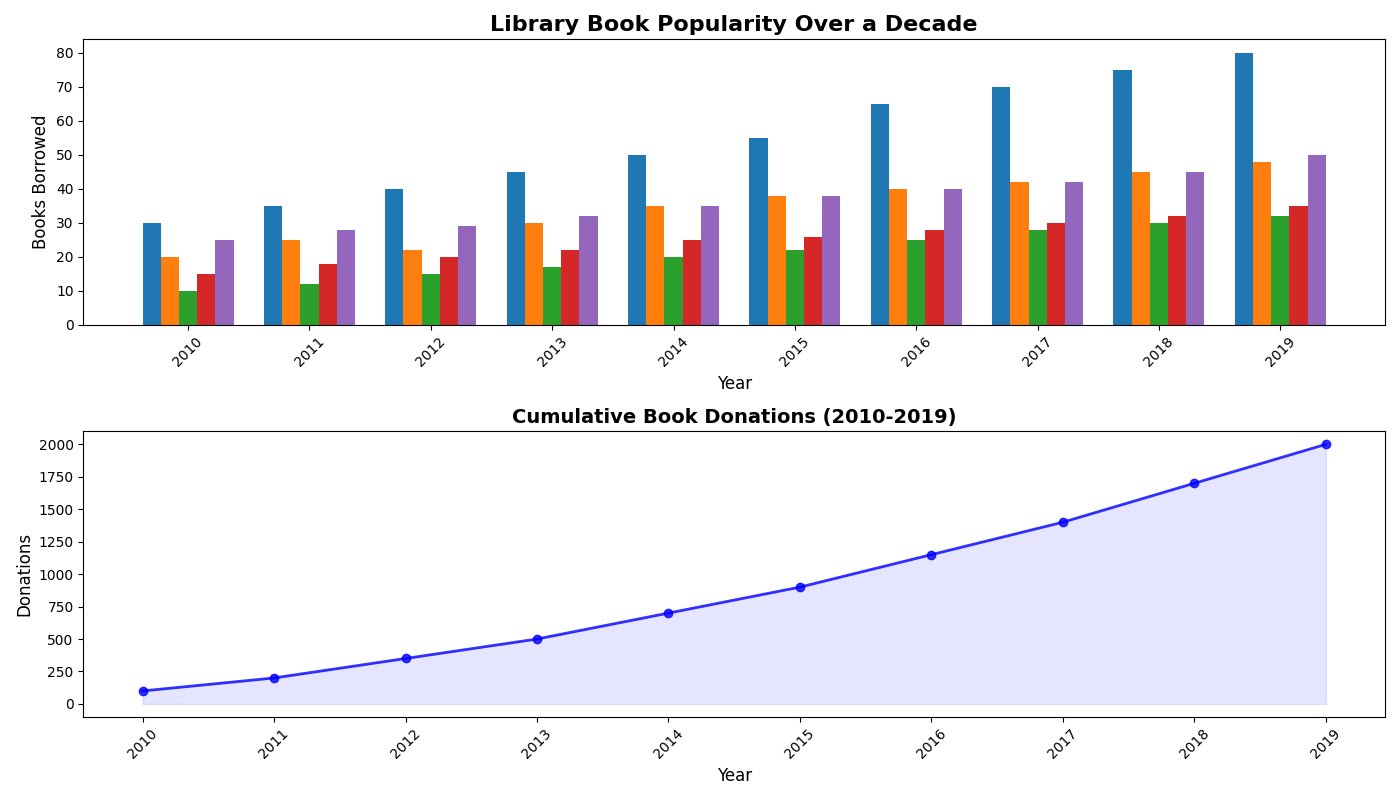

Reproduce this figure in Python.
import matplotlib.pyplot as plt
import numpy as np

# Define the years of the study
years = np.arange(2010, 2020)

# Constructing book popularity data over the years
fiction = [30, 35, 40, 45, 50, 55, 65, 70, 75, 80]
non_fiction = [20, 25, 22, 30, 35, 38, 40, 42, 45, 48]
science = [10, 12, 15, 17, 20, 22, 25, 28, 30, 32]
history = [15, 18, 20, 22, 25, 26, 28, 30, 32, 35]
fantasy = [25, 28, 29, 32, 35, 38, 40, 42, 45, 50]

# Cumulative book donation data over the years
cumulative_donations = [100, 200, 350, 500, 700, 900, 1150, 1400, 1700, 2000]

# Prepare data for bar plotting
bar_width = 0.15
index = np.arange(len(years))

plt.figure(figsize=(14, 8))

# Main bar chart for genres popularity
plt.subplot(2, 1, 1)
plt.bar(index - 2*bar_width, fiction, bar_width)
plt.bar(index - bar_width, non_fiction, bar_width)
plt.bar(index, science, bar_width)
plt.bar(index + bar_width, history, bar_width)
plt.bar(index + 2*bar_width, fantasy, bar_width)

plt.title('Library Book Popularity Over a Decade', fontsize=16, fontweight='bold')
plt.xlabel('Year', fontsize=12)
plt.ylabel('Books Borrowed', fontsize=12)
plt.xticks(index, years, rotation=45)

# Subplot: Cumulative donations line graph
plt.subplot(2, 1, 2)
plt.plot(years, cumulative_donations, marker='o', color='b', linewidth=2, alpha=0.8)
plt.fill_between(years, cumulative_donations, color='blue', alpha=0.1)

plt.title('Cumulative Book Donations (2010-2019)', fontsize=14, fontweight='bold')
plt.xlabel('Year', fontsize=12)
plt.ylabel('Donations', fontsize=12)
plt.xticks(years, rotation=45)

# Optimize the layout
plt.tight_layout()

# Display the chart
plt.show()
